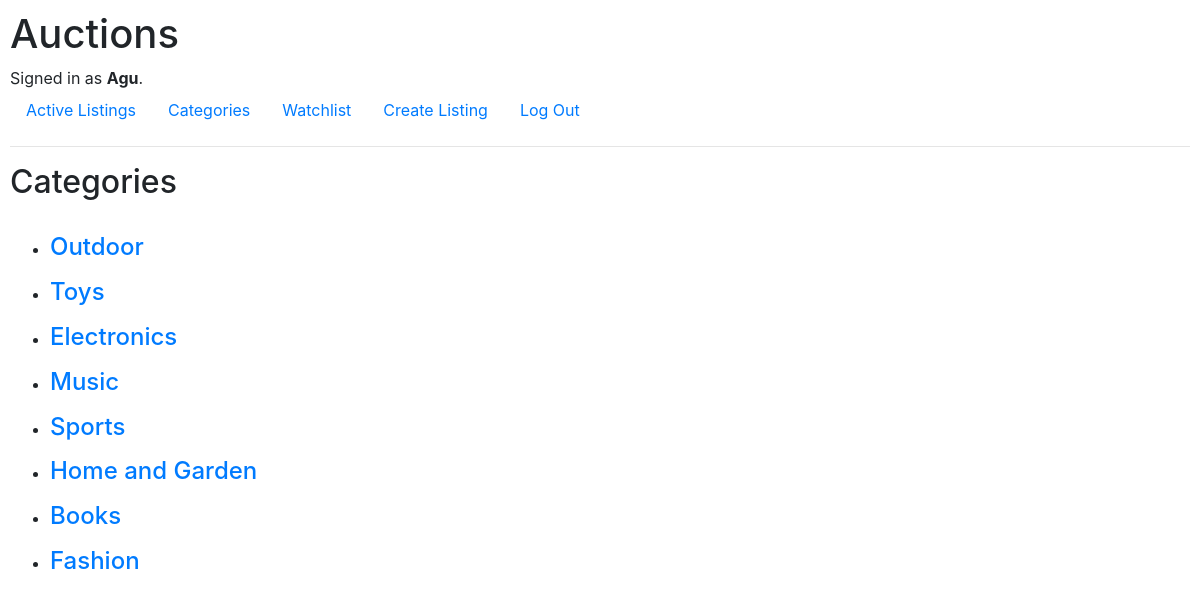
The page /categories (signed in) on the database its author committed.
### auctions/models.py (models this page shows, shortened)
class User(AbstractUser):
    pass

class Category(models.Model):
    category_name = models.CharField(max_length=255)

### auctions/views.py (the view)
# urls.py: path("categories", views.categories_view, name="categories"),
def categories_view(request):
    return render(request, "auctions/categories.html", {
        "categories": Category.objects.all()
    })

### auctions/templates/auctions/categories.html
{% extends "auctions/layout.html" %}
{% block body %}
<h2>Categories</h2>
<br>
{% for c in categories%}
<ul>
    <li>
        <h4><a href="{% url 'category_list' c.category_name %}">{{ c.category_name }}</a></h4>
    </li>
</ul>
{% endfor %}
{% endblock %}

### auctions/templates/auctions/layout.html (shortened to what this page needs)
{% load static %}
<!DOCTYPE html>
<html lang="en">
<head>
    <link rel="stylesheet" href="https://stackpath.bootstrapcdn.com/bootstrap/4.4.1/css/bootstrap.min.css"
>
    <link href="{% static 'auctions/styles.css' %}" rel="stylesheet">
</head>
<body>
    <h1>Auctions</h1>
    <div>
        {% if user.is_authenticated %}
        Signed in as <strong>{{ user.username }}</strong>.
        {% else %}
        Not signed in.
        {% endif %}
    </div>
    <ul class="nav">
        <li class="nav-item">
            <a class="nav-link" href="{% url 'index' %}">Active Listings</a>
        </li>
        <li class="nav-item">
            <a class="nav-link" href="{% url 'categories' %}">Categories</a>
        </li>
        {% if user.is_authenticated %}
        <li class="nav-item">
            <a class="nav-link" href="{% url 'watchlist' %}">Watchlist</a>
        <li class="nav-item">
            <a class="nav-link" href="{% url 'create' %}">Create Listing</a>
        </li>
        <li class="nav-item">
            <a class="nav-link" href="{% url 'logout' %}">Log Out</a>
        </li>
        {% endif %}
    </ul>
    <hr>
    {% block body %}
    {% endblock %}
</body>
</html>

### auctions/static/auctions/styles.css (style rules this page uses)
body { padding: 10px; }

### rows shown on the page
User: username "Agu"
Category: category_name "Outdoor"
Category: category_name "Toys"
Category: category_name "Electronics"
Category: category_name "Music"
Category: category_name "Sports"
Category: category_name "Home and Garden"
Category: category_name "Books"
Category: category_name "Fashion"
